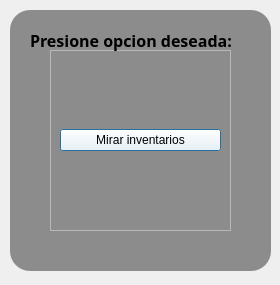
<?xml version="1.0" encoding="UTF-8"?>
<ui version="4.0">
 <class>opciones_ventana</class>
 <widget class="QDialog" name="opciones_ventana">
  <property name="geometry">
   <rect>
    <x>0</x>
    <y>0</y>
    <width>280</width>
    <height>285</height>
   </rect>
  </property>
  <property name="windowTitle">
   <string>ventana de opciones</string>
  </property>
  <widget class="QFrame" name="frame">
   <property name="geometry">
    <rect>
     <x>50</x>
     <y>50</y>
     <width>181</width>
     <height>181</height>
    </rect>
   </property>
   <property name="frameShape">
    <enum>QFrame::StyledPanel</enum>
   </property>
   <property name="frameShadow">
    <enum>QFrame::Raised</enum>
   </property>
   <layout class="QGridLayout" name="gridLayout">
    <item row="2" column="0">
     <widget class="QPushButton" name="mirar_inventarios">
      <property name="styleSheet">
       <string notr="true">background-color: rgb(255, 255, 255);</string>
      </property>
      <property name="text">
       <string>Mirar inventarios</string>
      </property>
     </widget>
    </item>
   </layout>
  </widget>
  <widget class="QLabel" name="label">
   <property name="geometry">
    <rect>
     <x>10</x>
     <y>10</y>
     <width>261</width>
     <height>261</height>
    </rect>
   </property>
   <property name="styleSheet">
    <string notr="true">background-color: qlineargradient(spread:pad, x1:0, y1:0, x2:1, y2:0, stop:0 rgba(0, 0, 0, 255), stop:1 rgba(255, 255, 255, 255));
border-radius:20px;
background-color: rgb(140, 140, 140);</string>
   </property>
   <property name="text">
    <string/>
   </property>
  </widget>
  <widget class="QLabel" name="label_2">
   <property name="geometry">
    <rect>
     <x>30</x>
     <y>30</y>
     <width>211</width>
     <height>21</height>
    </rect>
   </property>
   <property name="font">
    <font>
     <family>Myanmar Text</family>
     <pointsize>12</pointsize>
     <weight>75</weight>
     <bold>true</bold>
    </font>
   </property>
   <property name="text">
    <string>Presione opcion deseada:</string>
   </property>
  </widget>
  <widget class="QWidget" name="">
   <property name="geometry">
    <rect>
     <x>180</x>
     <y>200</y>
     <width>77</width>
     <height>54</height>
    </rect>
   </property>
   <layout class="QVBoxLayout" name="verticalLayout">
    <item>
     <widget class="QPushButton" name="salir">
      <property name="styleSheet">
       <string notr="true">background-color: rgb(255, 255, 255);</string>
      </property>
      <property name="text">
       <string>Salir</string>
      </property>
     </widget>
    </item>
    <item>
     <widget class="QPushButton" name="log_out">
      <property name="styleSheet">
       <string notr="true">background-color: rgb(255, 255, 255);</string>
      </property>
      <property name="text">
       <string>Log Out</string>
      </property>
     </widget>
    </item>
   </layout>
  </widget>
  <zorder>label</zorder>
  <zorder>frame</zorder>
  <zorder>label_2</zorder>
  <zorder>salir</zorder>
  <zorder>log_out</zorder>
 </widget>
 <resources/>
 <connections/>
</ui>
